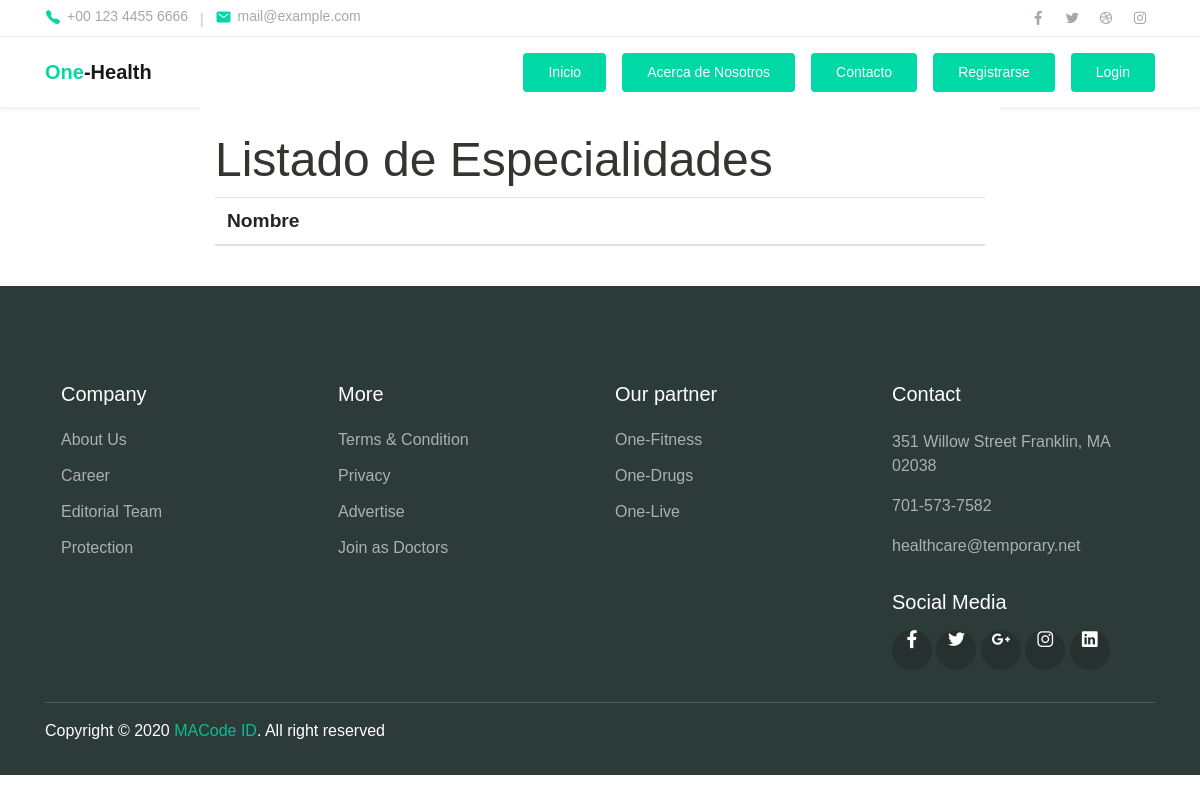
The app's page /gestion_especialidades/, older data.
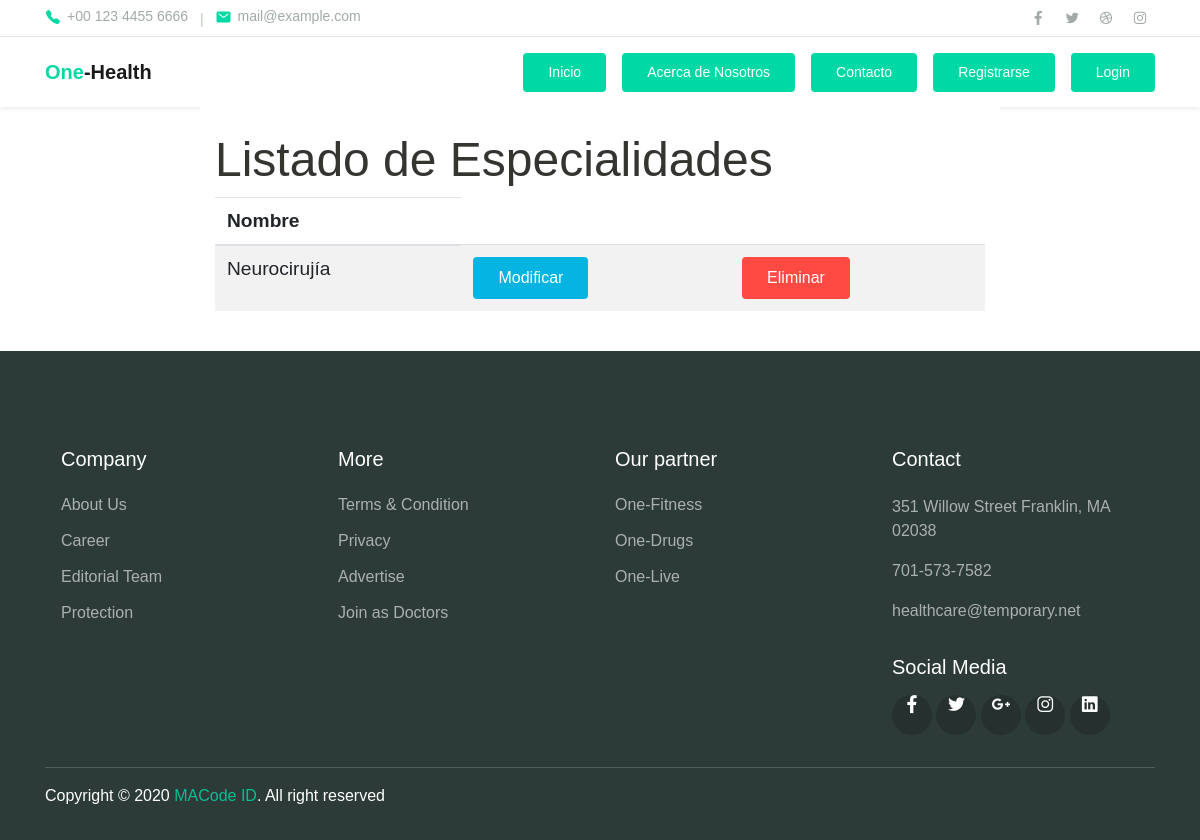
The same page, newer data.
### sistema_agendamiento/models.py (models this page shows, shortened)
class Especialidad(models.Model):
    nombre = models.CharField(max_length=60)

### sistema_agendamiento/views.py (the view)
# urls.py: path('gestion_especialidades/', views.gestion_especialidades, name='gestion_especialidades'),
def gestion_especialidades(request):
    listaespecialidad = Especialidad.objects.all()
    return render(request, "html/gestion_especialidades.html", {"listaespecialidad":listaespecialidad})

### sistema_agendamiento/templates/html/gestion_especialidades.html (shortened to what this page needs)
{% load static %}
{% include "html/nav.html" %}
<div class="col-md-8 py-4 bg-white mx-auto">
        <h2 class="display-4 text-dark etiqueta-grande titulo-grande">Listado de Especialidades</h2>
        <table class="table table-blue table-striped tabla-grande">
          <thead>
             <tr>
              <th>Nombre</th>
            </tr>
          </thead>
          <tbody>
            {% for d in listaespecialidad %}
              <tr>
                <td class="centrado">{{ d.nombre }}</td>
                <td><a href="/modificar_especialidad/{{ d.nombre }}" class="btn btn-info">Modificar</a></td>
                <td><a href="/eliminar_especialidad/{{ d.nombre }}" class="btn btn-danger">Eliminar</a></td>
              </tr>
            {% endfor %}
          </tbody>
        </table>
      </div>
{% include "html/finalpagina.html" %}

Row changes from the older to the newer data that the page shows:
added Especialidad: nombre "Neurocirujía"
